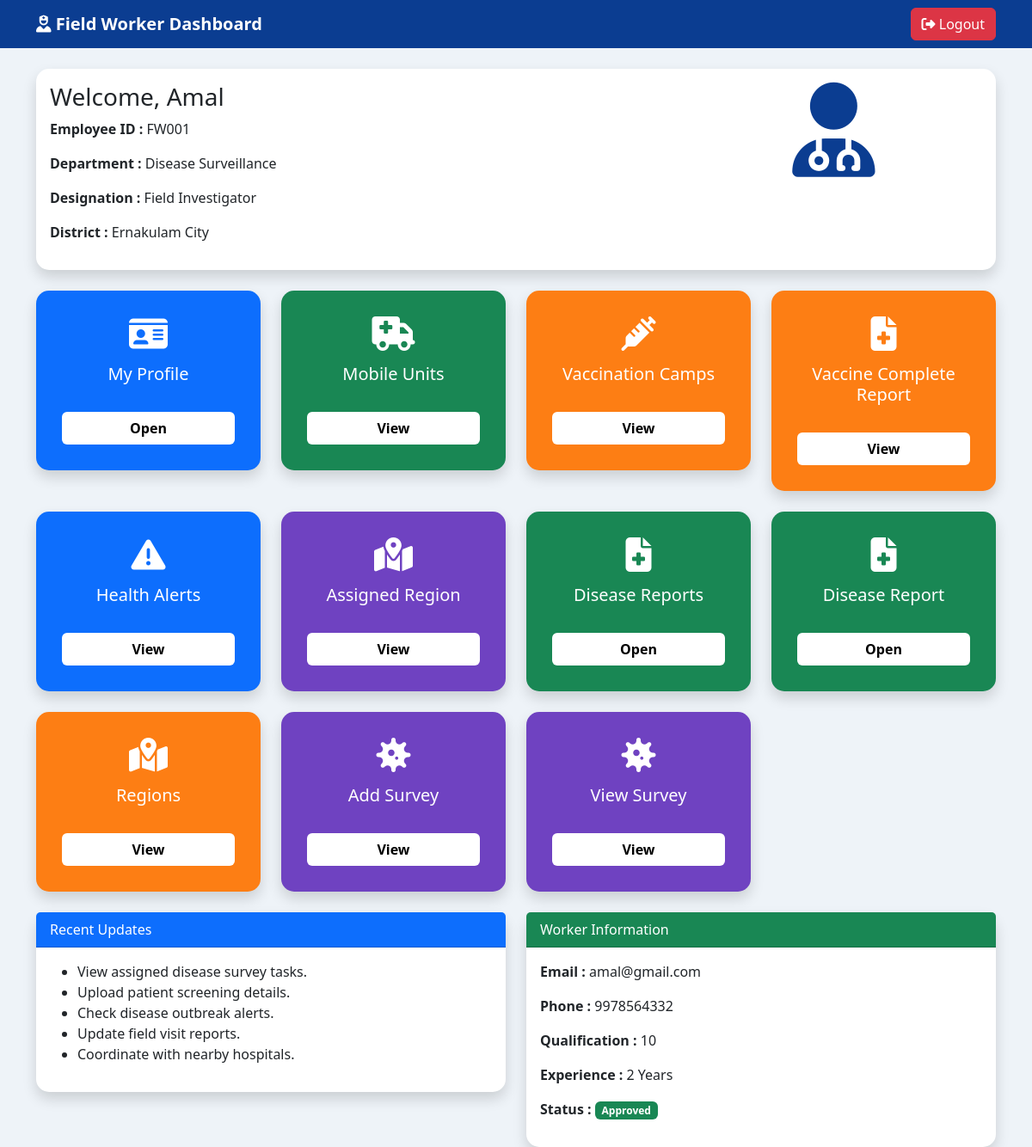
Page /worker_home/ (signed in) on the committed database.
### HelathApp/models.py (models this page shows, shortened)
class FieldWorker(models.Model):
    STATUS_CHOICES = (
        ("Pending", "Pending"),
        ("Approved", "Approved"),
        ("Rejected", "Rejected"),
    )
    GENDER = (
        ("Male", "Male"),
        ("Female", "Female"),
        ("Other", "Other"),
    )
    DISTRICTS = (
        ("Thiruvananthapuram","Thiruvananthapuram"),
        ("Kollam","Kollam"),
        ("Pathanamthitta","Pathanamthitta"),
        ("Alappuzha","Alappuzha"),
        ("Kottayam","Kottayam"),
        ("Idukki","Idukki"),
        ("Ernakulam","Ernakulam"),
        ("Thrissur","Thrissur"),
        ("Palakkad","Palakkad"),
        ("Malappuram","Malappuram"),
        ("Kozhikode","Kozhikode"),
        ("Wayanad","Wayanad"),
        ("Kannur","Kannur"),
        ("Kasaragod","Kasaragod"),
    )
    DEPARTMENT = (
        ("Disease Surveillance","Disease Surveillance"),
        ("Public Health","Public Health"),
        ("Immunization","Immunization"),
        ("Emergency Response","Emergency Response"),
        ("Health Education","Health Education"),
    )
    DESIGNATION = (
        ("Health Inspector","Health Inspector"),
        ("Junior Health Inspector","Junior Health Inspector"),
        ("Public Health Nurse","Public Health Nurse"),
        ("Field Investigator","Field Investigator"),
        ("Community Health Worker","Community Health Worker"),
    )
    full_name=models.CharField(max_length=100)
    gender=models.CharField(
        max_length=20,
        choices=GENDER
    )
    dob=models.DateField()
    phone=models.CharField(max_length=10)
    email=models.EmailField(unique=True)
    employee_id=models.CharField(
        max_length=30,
        unique=True
    )
    department=models.CharField(
        max_length=100,
        choices=DEPARTMENT
    )
    designation=models.CharField(
        max_length=100,
        choices=DESIGNATION
    )
    district=models.CharField(
        max_length=50,
        choices=DISTRICTS
    )
    region = models.ForeignKey(
        Region,
        on_delete=models.CASCADE,
        null=True,
        blank=True
    )
    panchayat=models.CharField(max_length=100)
    ward=models.CharField(max_length=30)
    qualification=models.CharField(max_length=100)
    experience=models.PositiveIntegerField()
    address=models.TextField()
    username=models.CharField(
        max_length=100,
        unique=True
    )
    password=models.CharField(max_length=100)
    status=models.CharField(
        max_length=20,
        choices=STATUS_CHOICES,
        default="Pending"
    )

### HelathApp/views.py (the view)
# urls.py: path("worker_home/",views.worker_home,name="worker_home"),
def worker_home(request):
    if "worker_id" not in request.session:
        return redirect("fieldworker_login")
    worker = FieldWorker.objects.get(
        id=request.session["worker_id"]
    )
    return render(
        request,
        "worker_home.html",
        {"worker": worker}
    )

### HelathApp/templates/worker_home.html (shortened to what this page needs)
<!DOCTYPE html>
<html lang="en">
<head>
<link href="https://cdn.jsdelivr.net/npm/bootstrap@5.3.3/dist/css/bootstrap.min.css" rel="stylesheet">
<link href="https://cdnjs.cloudflare.com/ajax/libs/font-awesome/6.5.2/css/all.min.css" rel="stylesheet">
</head>
<body>
<nav class="navbar">
<div class="container">
<a class="navbar-brand">
<i class="fa-solid fa-user-nurse"></i>
Field Worker Dashboard
</a>
<a href="{% url 'worker_logout' %}" class="btn btn-danger">
<i class="fa-solid fa-right-from-bracket"></i>
Logout
</a>
</div>
</nav>
<div class="container mt-4">
<div class="card shadow info-card mb-4">
<div class="card-body">
<div class="row">
<div class="col-md-8">
<h3>
Welcome,
{{ worker.full_name }}
</h3>
<p>
<b>Employee ID :</b>
{{ worker.employee_id }}
</p>
<p>
<b>Department :</b>
{{ worker.department }}
</p>
<p>
<b>Designation :</b>
{{ worker.designation }}
</p>
<p>
<b>District :</b>
{{ worker.district }}
</p>
</div>
<div class="col-md-4 text-center">
<i class="fa-solid fa-user-doctor"
style="font-size:110px;color:#0B3D91;"></i>
</div>
</div>
</div>
</div>
<div class="row">
<div class="col-md-3 mb-4">
<div class="card action-card bg1 shadow">
<i class="fa-solid fa-id-card"></i>
<h5>My Profile</h5>
<br>
<a href="{% url 'worker_profile' %}"
class="btn btn-dashboard">
Open
</a>
</div>
</div>
<div class="col-md-3 mb-4">
    <div class="card action-card bg2 shadow">
        <i class="fa-solid fa-truck-medical"></i>
        <h5>Mobile Units</h5>
        <br>
        <a href="{% url 'worker_mobile_units' %}"
           class="btn btn-dashboard">
            View
        </a>
    </div>
</div>
<div class="col-md-3 mb-4">
    <div class="card action-card bg3 shadow">
        <i class="fa-solid fa-syringe"></i>
        <h5>Vaccination Camps</h5>
        <br>
        <a href="{% url 'worker_campaigns' %}"
           class="btn btn-dashboard">
            View
        </a>
    </div>
</div>
<div class="col-md-3 mb-4">
    <div class="card action-card bg3 shadow">
        <i class="fa-solid fa-file-medical"></i>
        <h5>Vaccine Complete Report</h5>
        <br>
        <a href="{% url 'my_completion_reports' %}"
           class="btn btn-dashboard">
            View
        </a>
    </div>
</div>
<div class="col-md-3 mb-4">
<div class="card action-card bg1 shadow">
<i class="fa-solid fa-triangle-exclamation"></i>
<h5>Health Alerts</h5>
<br>
<a href="{% url 'worker_alerts' %}"
class="btn btn-dashboard">
View
</a>
</div>
</div>
<div class="col-md-3 mb-4">
<div class="card action-card bg4 shadow">
<i class="fa-solid fa-map-location-dot"></i>
<h5>Assigned Region</h5>
<br>
<a href="{% url 'worker_region' %}"
class="btn btn-dashboard">
View
</a>
</div>
</div>
<div class="col-md-3 mb-4">
<div class="card action-card bg2 shadow">
<i class="fa-solid fa-file-medical"></i>
<h5>Disease Reports</h5>
<br>
<a href="{% url 'worker_disease_reports' %}"
class="btn btn-dashboard">
Open
</a>
</div>
</div>
<div class="col-md-3 mb-4">
<div class="card action-card bg2 shadow">
<i class="fa-solid fa-file-medical"></i>
<h5>Disease Report</h5>
<br>
<a href="#"
class="btn btn-dashboard">
Open
</a>
</div>
</div>
<div class="col-md-3 mb-4">
<div class="card action-card bg3 shadow">
<i class="fa-solid fa-map-location-dot"></i>
<h5>Regions</h5>
<br>
<a href="#"
class="btn btn-dashboard">
View
</a>
</div>
</div>
<div class="col-md-3 mb-4">
<div class="card action-card bg4 shadow">
<i class="fa-solid fa-virus"></i>
<h5>Add Survey</h5>
<br>
<a href="/add_survey/"
class="btn btn-dashboard">
View
</a>
</div>
</div>
<div class="col-md-3 mb-4">
<div class="card action-card bg4 shadow">
<i class="fa-solid fa-virus"></i>
<h5>View Survey</h5>
<br>
<a href="/survey_list/"
class="btn btn-dashboard">
View
</a>
</div>
</div>
</div>
<div class="row">
<div class="col-md-6">
<div class="card shadow">
<div class="card-header bg-primary text-white">
Recent Updates
</div>
<div class="card-body">
<ul>
<li>View assigned disease survey tasks.</li>
<li>Upload patient screening details.</li>
<li>Check disease outbreak alerts.</li>
<li>Update field visit reports.</li>
<li>Coordinate with nearby hospitals.</li>
</ul>
</div>
</div>
</div>
<div class="col-md-6">
<div class="card shadow">
<div class="card-header bg-success text-white">
Worker Information
</div>
<div class="card-body">
<p>
<b>Email :</b>
{{ worker.email }}
</p>
<p>
<b>Phone :</b>
{{ worker.phone }}
</p>
<p>
<b>Qualification :</b>
{{ worker.qualification }}
</p>
<p>
<b>Experience :</b>
{{ worker.experience }} Years
</p>
<p>
<b>Status :</b>
<span class="badge bg-success">
{{ worker.status }}
</span>
</p>
</div>
</div>
</div>
</div>
</div>
</body>
</html>

### HelathApp/templates/worker_home.html (style rules this page uses)
body { background:#eef3f8; }
.navbar { background:#0B3D91; }
.navbar-brand { color:white; font-weight:bold; }
.card { border:none; border-radius:15px; transition:.3s; }
.info-card { background:white; }
.action-card { color:white; text-align:center; padding:30px; }
.action-card i { font-size:40px; margin-bottom:15px; }
.bg1 { background:#0d6efd; }
.bg2 { background:#198754; }
.bg3 { background:#fd7e14; }
.bg4 { background:#6f42c1; }
.btn-dashboard { background:white; color:black; font-weight:bold; }

### rows in the picture
FieldWorker: full_name "Amal", employee_id "FW001", department "Disease Surveillance", designation "Field Investigator", district "Ernakulam City", email "amal@gmail.com", phone "9978564332", qualification "10", experience "2", status "Approved"
